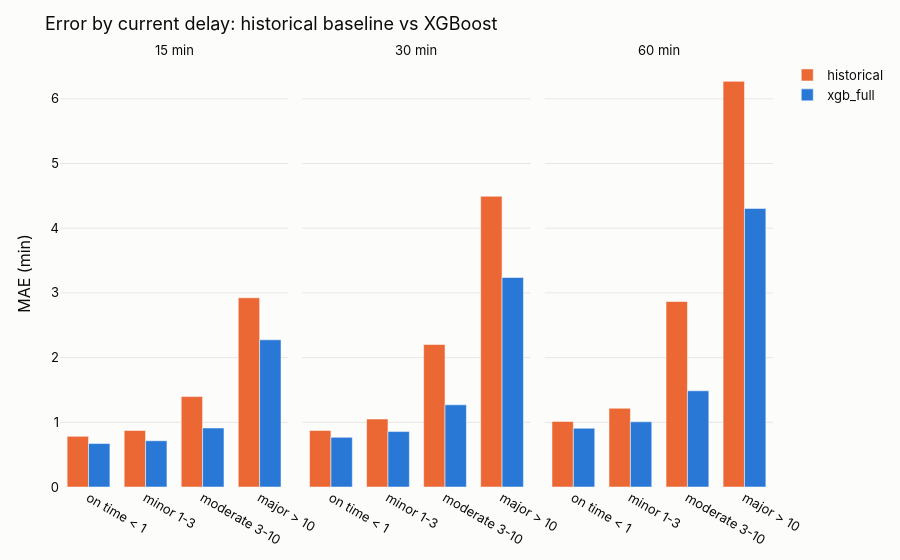

This figure's notebook cell:
### Code cell
# 3.3 Chart: MAE by current delay, historical vs XGBoost, at each horizon
r = by_d0[by_d0["model"].isin(["historical", "xgb_full"])]
fig = px.bar(r, x="d0_bucket", y="mae", color="model", barmode="group", facet_col="horizon_min",
             color_discrete_map={"historical": SERIES[1], "xgb_full": SERIES[0]},
             title="Error by current delay: historical baseline vs XGBoost")
fig.update_layout(yaxis_title="MAE (min)", legend_title=None)
fig.update_xaxes(title=None)
fig.for_each_annotation(lambda a: a.update(text=a.text.replace("horizon_min=", "") + " min"))
fig.show()

### Figure 1 — Plotly figure (JSON) as saved in the notebook; plotly's stock layout.template omitted (floating-point values rounded to 4 significant figures)
{"data": [{"alignmentgroup": "True", "hovertemplate": "model=historical<br>horizon_min=15<br>d0_bucket=%{x}<br>mae=%{y}<extra></extra>", "legendgroup": "historical", "marker": {"color": "#eb6834", "pattern": {"shape": ""}}, "name": "historical", "offsetgroup": "historical", "orientation": "v", "showlegend": true, "textposition": "auto", "type": "bar", "x": ["on time < 1", "minor 1-3", "moderate 3-10", "major > 10"], "xaxis": "x", "y": [0.7826, 0.8742, 1.398, 2.924], "yaxis": "y"}, {"alignmentgroup": "True", "hovertemplate": "model=historical<br>horizon_min=30<br>d0_bucket=%{x}<br>mae=%{y}<extra></extra>", "legendgroup": "historical", "marker": {"color": "#eb6834", "pattern": {"shape": ""}}, "name": "historical", "offsetgroup": "historical", "orientation": "v", "showlegend": false, "textposition": "auto", "type": "bar", "x": ["on time < 1", "minor 1-3", "moderate 3-10", "major > 10"], "xaxis": "x2", "y": [0.8734, 1.05, 2.202, 4.494], "yaxis": "y2"}, {"alignmentgroup": "True", "hovertemplate": "model=historical<br>horizon_min=60<br>d0_bucket=%{x}<br>mae=%{y}<extra></extra>", "legendgroup": "historical", "marker": {"color": "#eb6834", "pattern": {"shape": ""}}, "name": "historical", "offsetgroup": "historical", "orientation": "v", "showlegend": false, "textposition": "auto", "type": "bar", "x": ["on time < 1", "minor 1-3", "moderate 3-10", "major > 10"], "xaxis": "x3", "y": [1.013, 1.217, 2.867, 6.27], "yaxis": "y3"}, {"alignmentgroup": "True", "hovertemplate": "model=xgb_full<br>horizon_min=15<br>d0_bucket=%{x}<br>mae=%{y}<extra></extra>", "legendgroup": "xgb_full", "marker": {"color": "#2a78d6", "pattern": {"shape": ""}}, "name": "xgb_full", "offsetgroup": "xgb_full", "orientation": "v", "showlegend": true, "textposition": "auto", "type": "bar", "x": ["on time < 1", "minor 1-3", "moderate 3-10", "major > 10"], "xaxis": "x", "y": [0.6717, 0.7151, 0.912, 2.275], "yaxis": "y"}, {"alignmentgroup": "True", "hovertemplate": "model=xgb_full<br>horizon_min=30<br>d0_bucket=%{x}<br>mae=%{y}<extra></extra>", "legendgroup": "xgb_full", "marker": {"color": "#2a78d6", "pattern": {"shape": ""}}, "name": "xgb_full", "offsetgroup": "xgb_full", "orientation": "v", "showlegend": false, "textposition": "auto", "type": "bar", "x": ["on time < 1", "minor 1-3", "moderate 3-10", "major > 10"], "xaxis": "x2", "y": [0.7672, 0.8571, 1.27, 3.238], "yaxis": "y2"}, {"alignmentgroup": "True", "hovertemplate": "model=xgb_full<br>horizon_min=60<br>d0_bucket=%{x}<br>mae=%{y}<extra></extra>", "legendgroup": "xgb_full", "marker": {"color": "#2a78d6", "pattern": {"shape": ""}}, "name": "xgb_full", "offsetgroup": "xgb_full", "orientation": "v", "showlegend": false, "textposition": "auto", "type": "bar", "x": ["on time < 1", "minor 1-3", "moderate 3-10", "major > 10"], "xaxis": "x3", "y": [0.909, 1.009, 1.487, 4.305], "yaxis": "y3"}], "layout": {"annotations": [{"font": {}, "showarrow": false, "text": "15 min", "x": 0.16, "xanchor": "center", "xref": "paper", "y": 1, "yanchor": "bottom", "yref": "paper"}, {"font": {}, "showarrow": false, "text": "30 min", "x": 0.5, "xanchor": "center", "xref": "paper", "y": 1, "yanchor": "bottom", "yref": "paper"}, {"font": {}, "showarrow": false, "text": "60 min", "x": 0.84, "xanchor": "center", "xref": "paper", "y": 1, "yanchor": "bottom", "yref": "paper"}], "barmode": "group", "legend": {"title": {}, "tracegroupgap": 0}, "title": {"text": "Error by current delay: historical baseline vs XGBoost"}, "xaxis": {"anchor": "y", "domain": [0, 0.32], "title": {}}, "xaxis2": {"anchor": "y2", "domain": [0.34, 0.66], "matches": "x", "title": {}}, "xaxis3": {"anchor": "y3", "domain": [0.68, 1.0], "matches": "x", "title": {}}, "yaxis": {"anchor": "x", "domain": [0, 1], "title": {"text": "MAE (min)"}}, "yaxis2": {"anchor": "x2", "domain": [0, 1], "matches": "y", "showticklabels": false}, "yaxis3": {"anchor": "x3", "domain": [0, 1], "matches": "y", "showticklabels": false}}}
